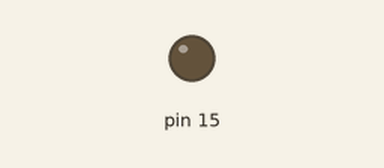
This sketch was run on a simulated Arduino Uno, built with avr-gcc and run on an emulated ATmega328P. Parts: output pins drawn as LEDs (lit = HIGH).

Above: at 3.2 s.
At 28.8 s:
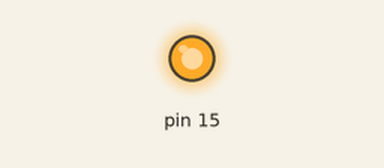
Timing chart, 0 to 66.6 s (numbered marks = the images above):
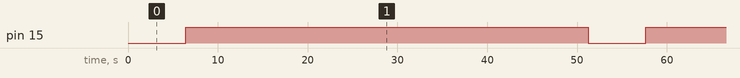

Measured:
- by itself, pin 15: alternates HIGH for 44.8 s and LOW for 6.4 s

The sketch:

programacion_nodeMCU.ino
```cpp
//programacion de nodeMCU
/* Para preparar el Arduino IDE para poder programar el nodeMCU
    file>>preferences
    En "additional Boards managers URLs" pegar el siguiente link:
    http://arduino.esp8266.com/stable/package_esp8266com_index.json
    Luego tools>>board>>board manager
    en la barra buscadora escribir esp8266
   Para escoger la tarjeta en el IDE tools>>boards>> "Generic ESP8266 MOdule"
   Para el diagrama de pines ir al link
   https://www.instructables.com/id/Quick-Start-to-Nodemcu-ESP8266-on-Arduino-IDE/
   Informacion para la generacino de PWM
   https://randomnerdtutorials.com/esp8266-pwm-arduino-ide/
   codigo para conectar nodeMCU via wifi con Android
   https://github.com/guzelcihad/android-nodemcu-connection/blob/master/arduino/nodemcu/nodemcu.ino
*/
void setup() {
  pinMode(15, OUTPUT);

}

void loop() {
  for(int a=0;a<1024;a++)
  {
    analogWrite(15,a);//generacion de PWM desde 0 hasta 90%
    delay(50);
  }

}
```
